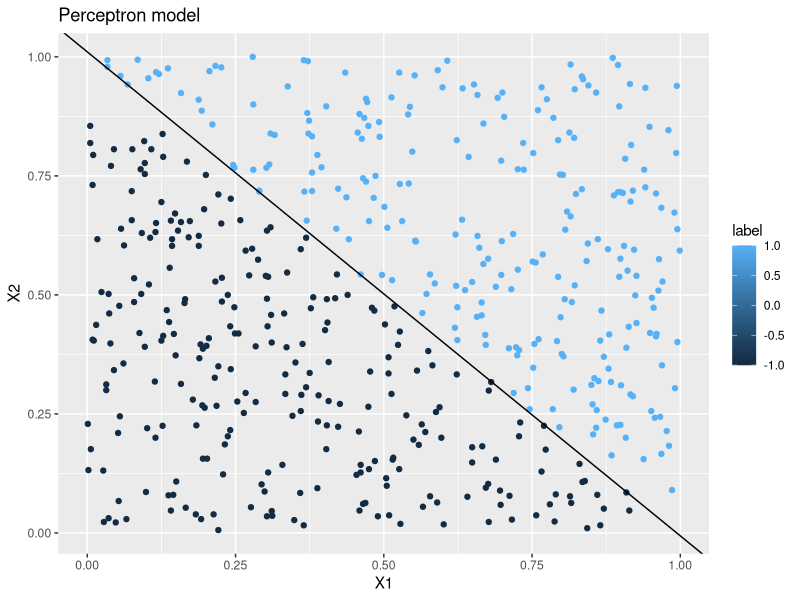

Recreate this plot in R.
## ---- chunk 1
library(ggplot2)

p_data = read.csv("points.csv", sep = ",")

k <- 0

weight_vector <- c(0.1, 0, 0)

lamda_learning_rate <- 0.1

gamma_thres <- 0.001

average_error <- c()

repeat
{
   total_error <- 0
   
   for (i in 1:nrow(p_data))
   {
     
     predicted <- sign((weight_vector[1] * p_data[i,2]) + (weight_vector[2] * p_data[i,3]) + (weight_vector[3] * p_data[i,4]))
     
     
     current_error <- p_data[i,1] - predicted
     
     total_error <- total_error + abs(current_error)
     
      for (j in 1:length(weight_vector))
      {
        
        weight_vector[j] <- weight_vector[j] + ( lamda_learning_rate * current_error * p_data[i,j+1])
        
      }
      
   }
  
  k <- k + 1
  
  average_error[k] <- (total_error/nrow(p_data))
  
  if(total_error/nrow(p_data) <= gamma_thres)
    break
}

line_slope <- -(weight_vector[2]/weight_vector[3])

line_intercept <- -(weight_vector[1]/weight_vector[3])


ggplot(p_data, aes(x = p_data[,3], y = p_data[,4])) + 
        geom_point(aes(colour=label),size=1.5) +
        geom_abline(intercept= line_intercept, slope = line_slope) +
        xlab("X1") + 
        ylab("X2") + 
        ggtitle("Perceptron model ")

sprintf("No of epochs required are %d", k)
print("Average errors per epoch")
print(average_error)

sprintf("Trained Weights :- Bias: %f, Weight W1: %f, Weight W2: %f", weight_vector[1], weight_vector[2], weight_vector[3])
